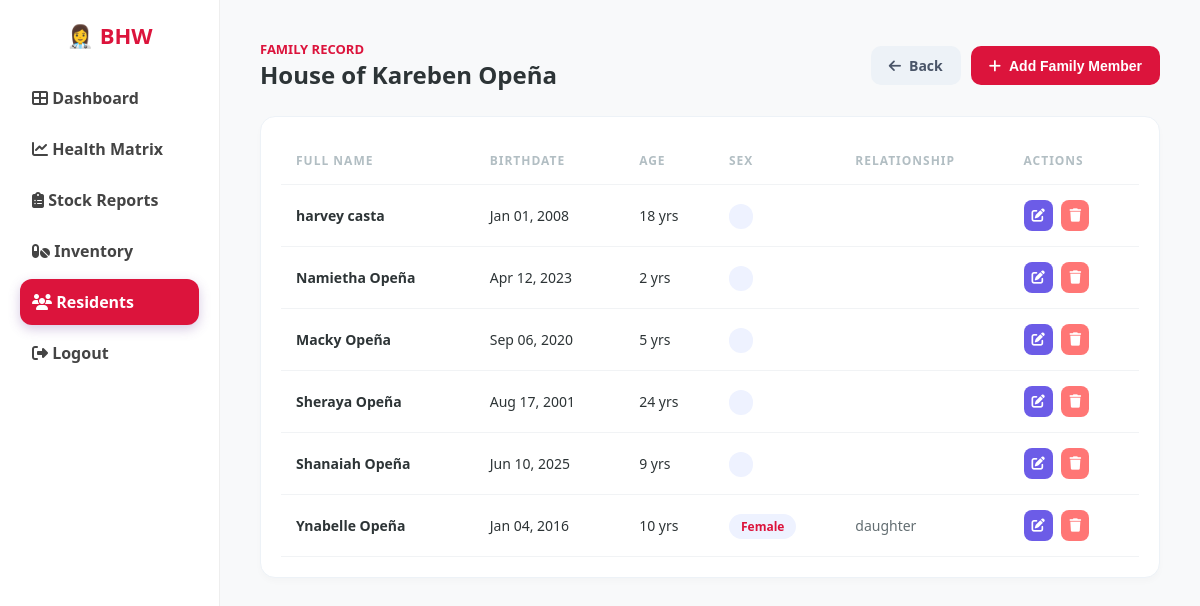
The app's page /family.php?resident_id=8 with its own data.
### tables this page shows
CREATE TABLE `residents` (
  `id` int(11) NOT NULL,
  `household_no` varchar(50) NOT NULL,
  `purok` varchar(10) NOT NULL,
  `head_of_family` varchar(255) NOT NULL,
  `age` int(11) DEFAULT NULL,
  `birthdate` date DEFAULT NULL,
  `contact` varchar(50) DEFAULT NULL,
  `created_at` timestamp NOT NULL DEFAULT current_timestamp(),
  `classification` varchar(50) DEFAULT 'Adult',
  `age_in_months` int(11) DEFAULT 0,
  `is_pregnant` int(11) DEFAULT 0,
  `is_pwd` int(11) DEFAULT 0
);

CREATE TABLE `family_members` (
  `id` int(11) NOT NULL,
  `resident_id` int(11) NOT NULL,
  `full_name` varchar(255) NOT NULL,
  `age` int(11) DEFAULT NULL,
  `birthdate` date DEFAULT NULL,
  `classification` varchar(50) DEFAULT NULL,
  `sex` varchar(10) DEFAULT NULL,
  `relationship` varchar(50) DEFAULT NULL,
  `created_at` timestamp NOT NULL DEFAULT current_timestamp(),
  `is_pregnant` int(11) DEFAULT 0,
  `is_pwd` int(11) DEFAULT 0
);

### family.php (the view, shortened to what this page needs)
<?php
$conn = new mysqli("localhost","root","","bhw_system");
$resident_id = $_GET['resident_id'];
$resident = $conn->query("SELECT * FROM residents WHERE id=$resident_id")->fetch_assoc();
$members = $conn->query("SELECT * FROM family_members WHERE resident_id=$resident_id ORDER BY id DESC");
?>
<!DOCTYPE html>
<html lang="en">
<head>
<link rel="stylesheet" href="https://cdnjs.cloudflare.com/ajax/libs/font-awesome/6.4.0/css/all.min.css">
</head>
<body>
<div class="sidebar">
    <h2>👩‍⚕️ BHW </h2>
    <div class="sidebar-menu">
        <a href="dashboard.php" ><i class="fas fa-th-large"></i> Dashboard</a>
        <a href="health_matrix.php"><i class="fas fa-chart-line"></i> Health Matrix</a>
        <a href="inventory_actions.php"><i class="fas fa-clipboard-list"></i> Stock Reports</a>
        <a href="inventory.php"><i class="fas fa-pills"></i> Inventory</a>
        <a href="residents.php" class="active"><i class="fas fa-users"></i> Residents</a>
         <a href="login.php"><i class="fas fa-sign-out-alt"></i> Logout</a>
    </div>
</div>
<div class="container">
    <div class="header-box">
        <div>
            <p style="color: var(--primary); font-weight: 700; font-size: 13px;">FAMILY RECORD</p>
            <h1>House of <?= $resident['head_of_family'] ?></h1>
        </div>
        <div style="display: flex; gap: 10px;">
            <a href="residents.php" class="btn btn-back"><i class="fas fa-arrow-left"></i> Back</a>
            <button class="btn btn-add" onclick="document.getElementById('addModal').classList.add('active')">
                <i class="fas fa-plus"></i> Add Family Member
            </button>
        </div>
    </div>
    <div class="table-box">
        <table>
            <thead>
                <tr>
                    <th>Full Name</th>
                    <th>Birthdate</th>
                    <th>Age</th>
                    <th>Sex</th>
                    <th>Relationship</th>
                    <th>Actions</th>
                </tr>
            </thead>
            <tbody>
                <?php while($m = $members->fetch_assoc()): ?>
                <tr>
                    <td><strong style="color:#2d3436;"><?= $m['full_name'] ?></strong></td>
                    <td><?= date("M d, Y", strtotime($m['birthdate'])) ?></td>
                    <td><?= $m['age'] ?> yrs</td>
                    <td><span class="status-pill"><?= $m['sex'] ?></span></td>
                    <td><span style="color: #636e72;"><?= $m['relationship'] ?></span></td>
                    <td>
                        <button class="action-btn edit-btn" onclick="editMember('<?= $m['id'] ?>','<?= addslashes($m['full_name']) ?>','<?= $m['age'] ?>','<?= $m['birthdate'] ?>','<?= $m['sex'] ?>','<?= $m['relationship'] ?>')">
                            <i class="fas fa-edit"></i>
                        </button>
                        <a href="family.php?resident_id=<?= $resident_id ?>&delete_member=<?= $m['id'] ?>" onclick="return confirm('Remove this member?')">
                            <button class="action-btn del-btn"><i class="fas fa-trash"></i></button>
                        </a>
                    </td>
                </tr>
                <?php endwhile; ?>
            </tbody>
        </table>
    </div>
</div>
</body>
</html>

### family.php (style rules this page uses)
:root { --primary: #DC143C; --bg: #f8f9fa; --text: #444; }
* { box-sizing: border-box; margin: 0; padding: 0; }
body { font-family: 'Segoe UI', sans-serif; background: var(--bg); color: var(--text); min-height: 100vh; }
.sidebar { width: 220px; position: fixed; height: 100vh; background: #fff; padding: 20px; border-right: 1px solid #eee; z-index: 100; }
.sidebar h2 { color: var(--primary); font-size: 22px; text-align: center; margin-bottom: 25px; font-weight: 800; }
.sidebar-menu { list-style: none; }
.sidebar-menu a { display: block; padding: 12px; color: #444; text-decoration: none; border-radius: 12px; margin-bottom: 5px; font-weight: 600; transition: 0.3s; }
.sidebar-menu a.active { background: var(--primary); color: white; box-shadow: 0 4px 12px rgba(118, 75, 162, 0.3); }
.container { margin-left: 220px; padding: 40px; }
.header-box { display: flex; justify-content: space-between; align-items: center; margin-bottom: 25px; }
.header-box h1 { font-size: 24px; font-weight: 700; color: #2d3436; }
.btn { padding: 10px 18px; border-radius: 10px; border: none; cursor: pointer; font-weight: 600; transition: 0.3s; display: inline-flex; align-items: center; gap: 8px; text-decoration: none; font-size: 14px; }
.btn-add { background: var(--primary); color: white; }
.btn-back { background: #edf2f7; color: #4a5568; }
.table-box { background: white; border-radius: 15px; padding: 20px; box-shadow: 0 4px 6px rgba(0,0,0,0.02); border: 1px solid #edf2f7; }
table { width: 100%; border-collapse: collapse; }
th { text-align: left; padding: 15px; color: #b2bec3; font-size: 12px; text-transform: uppercase; letter-spacing: 1px; border-bottom: 1px solid #f1f3f5; }
td { padding: 15px; border-bottom: 1px solid #f1f3f5; font-size: 14px; color: #2d3436; font-weight: 500; }
.status-pill { padding: 4px 12px; border-radius: 20px; font-size: 12px; font-weight: 600; background: #eef2ff; color: var(--primary); }
.action-btn { padding: 8px; border: none; border-radius: 8px; cursor: pointer; color: white; margin-right: 5px; transition: 0.2s; }
.edit-btn { background: #6c5ce7; }
.del-btn { background: #ff7675; }

### records on screen
residents: head_of_family "Kareben Opeña"
family_members: full_name "harvey casta", birthdate "Jan 01, 2008", age "18"
family_members: full_name "Namietha Opeña", birthdate "Apr 12, 2023", age "2"
family_members: full_name "Macky Opeña", birthdate "Sep 06, 2020", age "5"
family_members: full_name "Sheraya Opeña", birthdate "Aug 17, 2001", age "24"
family_members: full_name "Shanaiah Opeña", birthdate "Jun 10, 2025", age "9"
family_members: full_name "Ynabelle Opeña", birthdate "Jan 04, 2016", age "10", sex "Female", relationship "daughter"
